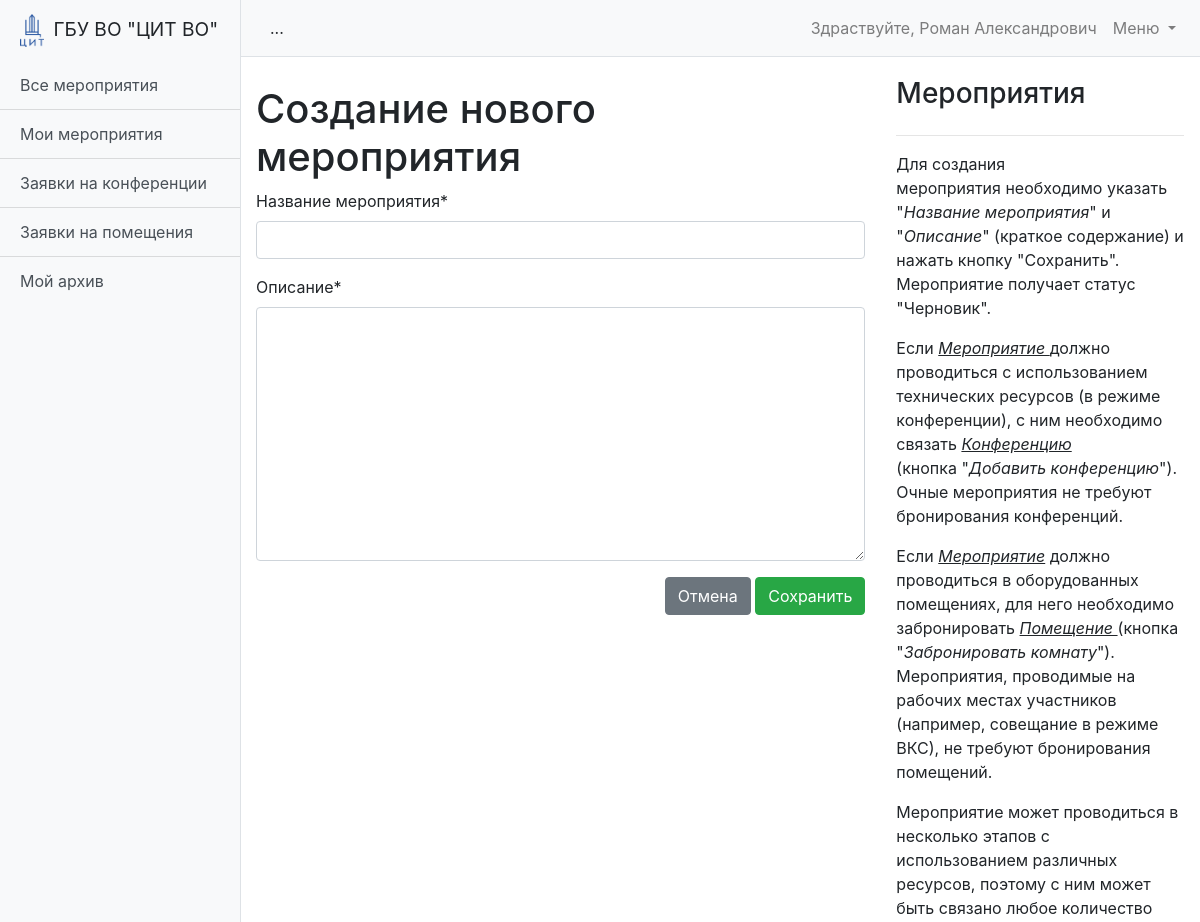
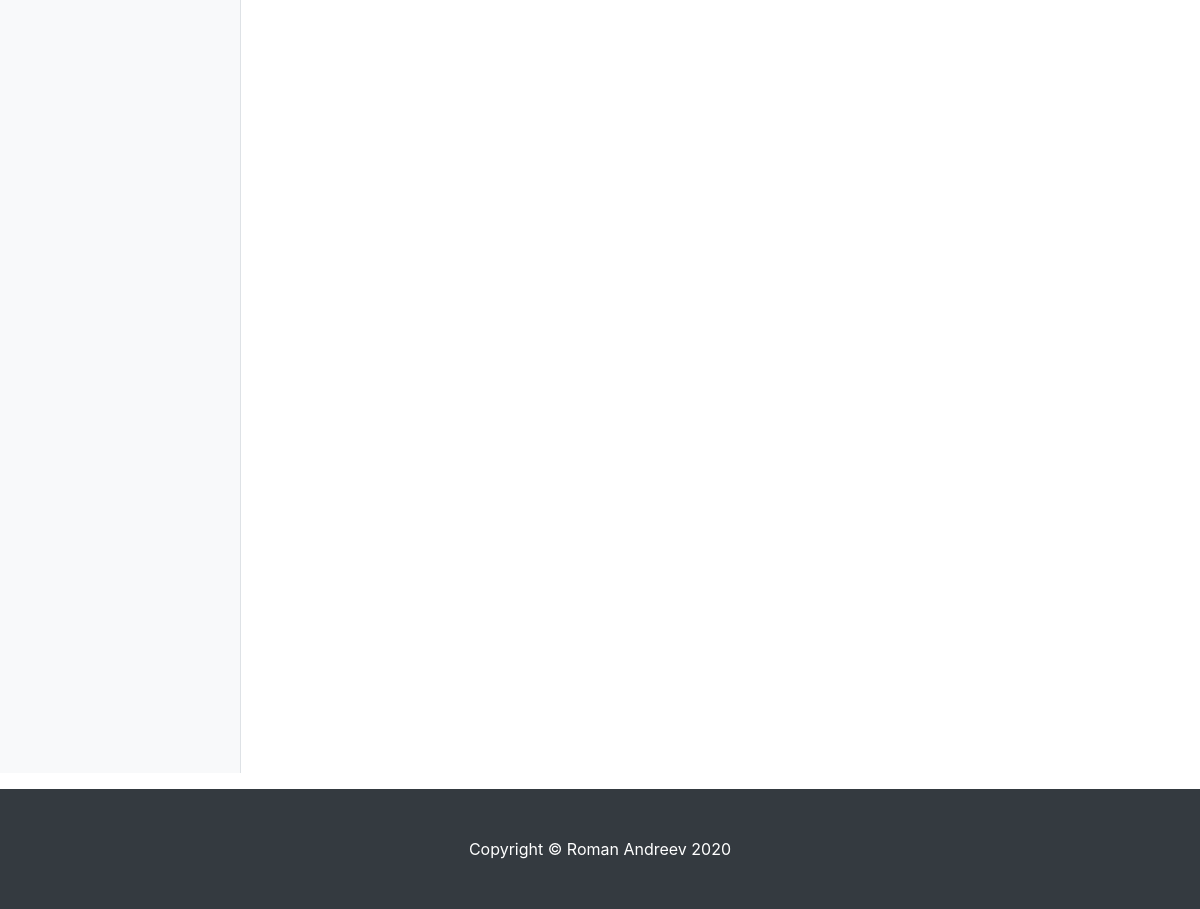
Page /schedule/event-create/ (signed in) on the committed database (2 pictures, top to bottom).
### schedule/models.py (models this page shows, shortened)
class User(AbstractUser):
    is_operator = models.BooleanField(default=False, verbose_name='Опертор')
    is_assistant = models.BooleanField(default=False, verbose_name='Ассистент')
    organization = models.ForeignKey('Organization', verbose_name='Организация', on_delete=models.SET_NULL,
                                     null=True, blank=True)
    subscribe_mail = models.BooleanField(verbose_name='Подписка на почтовую рассылку', default=False)
    telegram = models.CharField(max_length=10, verbose_name='Телеграм чат-id', null=True, blank=True)
    subscribe_telegram = models.BooleanField(verbose_name='Подписка на рассылку в телеграм', default=False)
    phone = models.CharField(max_length=100, verbose_name='Телефон', null=True, blank=True)

### help/models.py (models this page shows, shortened)
class Page(models.Model):
    serial_number = models.SmallIntegerField(verbose_name='Порядковый номер')
    name = models.CharField(verbose_name='Название', max_length=20)
    slug = models.SlugField(unique=True)
    urls = models.TextField(verbose_name='Страницы для автоматического вывода',
                            help_text='Перечислите url-адреса страниц на которых будет автоматически отображатся эта '
                                      'страница помощи. Например: "/schedule/event-create/;" или '
                                      '"/schedule/event/*.*/conference-create/; /schedule/conference-approve/*.*/;", '
                                      'где ";" - конец адреса.',
                            null=True, blank=True)
    section = models.ForeignKey('Section', verbose_name='Раздел', on_delete=models.CASCADE)
    created_at = models.DateTimeField(auto_now_add=True)
    updated_at = models.DateTimeField(auto_now=True)
    title = models.CharField(verbose_name='Заголовок', max_length=60)
    body_text = models.TextField(verbose_name='Содержание страницы')
    class Meta:
        ordering = ['serial_number']
        verbose_name = 'Страница'
        verbose_name_plural = 'Страницы'

### schedule/views/event.py (the view, shortened to what this page needs)
# urls.py: path('event-create/', EventCreateView.as_view(), name='event_create'),
class EventCreateView(LoginRequiredMixin, HelpMixin, CreateView):
    model = Event
    form_class = EventCreateForm

### schedule/forms.py
class EventCreateForm(forms.ModelForm):
    def __init__(self, *args, **kwargs):
        super().__init__(*args, **kwargs)
    class Meta:
        model = Event
        fields = (
            'name',
            'description',
        )

### schedule/views/mixins.py (called while the page is built)
    def get_url_pattern(self):
        return re.sub(r'\d+', '*.*', self.request.path) + ';'

    def get_context_data(self, **kwargs):
        context = super().get_context_data(**kwargs)
        context['help'] = Page.objects.filter(urls__icontains=self.get_url_pattern()).first()
        return context

### schedule/templates/schedule/event_form.html (shortened to what this page needs)
{% extends 'schedule/base.html' %}
{% load crispy_forms_tags %}
{% block data %}
<h1 class="mt-4">Создание нового мероприятия</h1>
<div>
    <form action=""  method="POST">
        {{ form|crispy }}
        <div align="right">
            <a class="btn btn-secondary" href="{{ request.META.HTTP_REFERER }}" role="button">Отмена</a>
            <input type="submit" class="btn btn-success" value="Сохранить">
        </div>
    </form>
</div>
{% endblock data %}

### schedule/templates/schedule/base.html (shortened to what this page needs)
{% extends "base.html" %}
{% load static %}
{% block content %}
<div class="row">
  <div class="col-8">
      {% block data %}
      {% endblock data %}
  </div>
  <div class="col p-3">
    <h3>{{ help.title }}</h3>
    <div class="h-50 d-inline-block overflow-auto">
      {% autoescape off %}
      {{ help.body_text }}
      {% endautoescape %}
    </div>
  </div>
</div>
{% endblock content %}

### templates/base.html (shortened to what this page needs)
<!DOCTYPE html>
<html lang="en">
{% load static %}
<head>
    <link href="{% static 'vendor/bootstrap/css/bootstrap.min.css' %}" rel="stylesheet">
    <link href=" {% static 'css/simple-sidebar.css' %}" rel="stylesheet">
</head>
<body>
<div class="d-flex" id="wrapper">
    {% block sidebar %}
    <div class="bg-light border-right" id="sidebar-wrapper">
        <div class="sidebar-heading">
            <img src="{% static 'image.png' %}" width="24" class="img-fluid mr-1" alt="...">
            ГБУ ВО "ЦИТ ВО"
        </div>
        <div class="list-group list-group-flush">
            {% block sidebar_link %}
            <a href="{% url 'event_list' %}" class="list-group-item list-group-item-action bg-light">Все мероприятия</a>
            <a href="{% url 'my_event_list' %}" class="list-group-item list-group-item-action bg-light">Мои мероприятия</a>
            {% if request.user.is_operator %}
            <a href="{% url 'conference_list' %}" class="list-group-item list-group-item-action bg-light">Заявки на конференции</a>
            {% endif %}
            {% if request.user.is_assistant %}
            <a href="{% url 'booking_list' %}" class="list-group-item list-group-item-action bg-light">Заявки на помещения</a>
            {% endif %}
            <a href="{% url 'event_archive' %}" class="list-group-item list-group-item-action bg-light">Мой архив</a>
            {% endblock sidebar_link %}
        </div>
    </div>
    <div id="page-content-wrapper">
        <nav class="navbar navbar-expand-lg navbar-light bg-light border-bottom">
            <button class="btn btn-light" id="menu-toggle">...</button>
            {% endblock sidebar %}
            <div class="collapse navbar-collapse" id="navbarSupportedContent">
                <ul class="navbar-nav ml-auto mt-2 mt-lg-0">
                    <li class="nav-item">
                        {% if request.user.is_authenticated %}
                        <a class="nav-link" href="{% url 'settings' %}">Здраствуйте, {{ request.user.first_name }}</a>
                        {% endif %}
                    </li>
                    <li class="nav-item dropdown">
                        <a class="nav-link dropdown-toggle" href="#" id="navbarDropdown" role="button" data-toggle="dropdown" aria-haspopup="true" aria-expanded="false">
                            Меню
                        </a>
                    </li>
                </ul>
            </div>
        </nav>
        <div class="container-fluid">
            <div >
                {% block content %}
                {% endblock content %}
            </div>
        </div>
    </div>
</div>
<footer class="py-5 bg-dark mt-3">
  <div class="container">
    <p class="m-0 text-center text-white">Copyright &copy; Roman Andreev 2020</p>
  </div>
</footer>
</body>
</html>

### static_dev/css/simple-sidebar.css (style rules this page uses)
#wrapper { overflow-x: hidden; }
#sidebar-wrapper { min-height: 100vh; margin-left: -15rem; -webkit-transition: margin .25s ease-out; -moz-transition: margin .25s ease-out; -o-transition: margin .25s ease-out; transition: margin .25s ease-out; }
#sidebar-wrapper .sidebar-heading { padding: 0.875rem 1.25rem; font-size: 1.2rem; }
#sidebar-wrapper .list-group { width: 15rem; }
#page-content-wrapper { min-width: 100vw; }
@media (min-width: 768px) { #sidebar-wrapper { margin-left: 0; } }
@media (min-width: 768px) { #page-content-wrapper { min-width: 0; width: 100%; } }

### rows in the picture
User: user.first_name "Роман Александрович"
Page: title "Мероприятия", body_text "Для создания мероприятия необходимо указать \" Название мероприятия \" и \" Описание \" (краткое содержание) и нажать кнопку \"Сохранить\". Мероприятие получает статус \"Черновик\". Если Мероприятие должно проводиться с использованием технических ресурсов (в режиме конференции), с ним необходимо связать Конференцию (кнопка \" Добавить конференцию \"). Очные мероприятия не требуют бронирования конференций. Если Мероприятие должно проводиться в оборудованных помещениях, для него необходимо забронировать Помещение (кнопка \" Забронировать комнату \"). Мероприятия, проводимые на рабочих местах участников (например, совещание в режиме ВКС), не требуют бронирования помещений. Мероприятие может проводиться в…"
